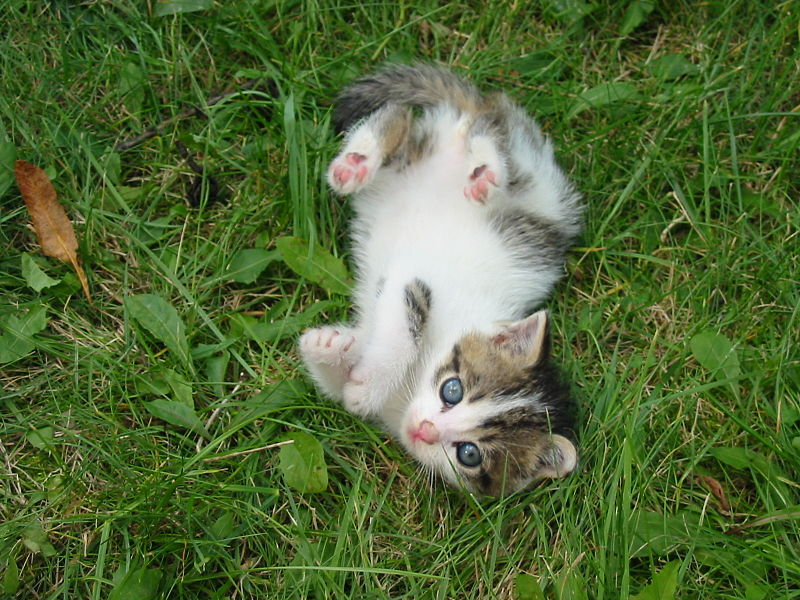
%> input picture course/git_cg/hw0/images/part0/kitten.jpg, 800 x 600 px
$ octave --eval "result = fv_color('../../git_cg/hw0/images/part0/kitten.jpg');"   (GNU Octave 9; MATLAB toolbox functions it lacks are replaced by stand-ins)
%> lines starting %> are read from the running program, lines starting %| are printed output that depends on the picture
function fv = fv_color(imagename)
%> called with imagename = '../../git_cg/hw0/images/part0/kitten.jpg'
% Read an image and return its color features
rgb = imread(imagename);
%> rgb is the input picture: size 600x800x3 uint8; mean R, G, B 82.6, 104.4, 55.8
[nrow, ncolumn, nspace] = size(rgb);
%> nrow = 600; ncolumn = 800; nspace = 3
hsv = rgb2hsv(rgb);
%> hsv: size 600x800x3 double; mean H, S, V 0.245, 0.566, 0.414
frame(:,:) = floor(hsv(:,:,1)*18)*9 + floor(hsv(:,:,2)*3)*3 + floor(hsv(:,:,3)*3);
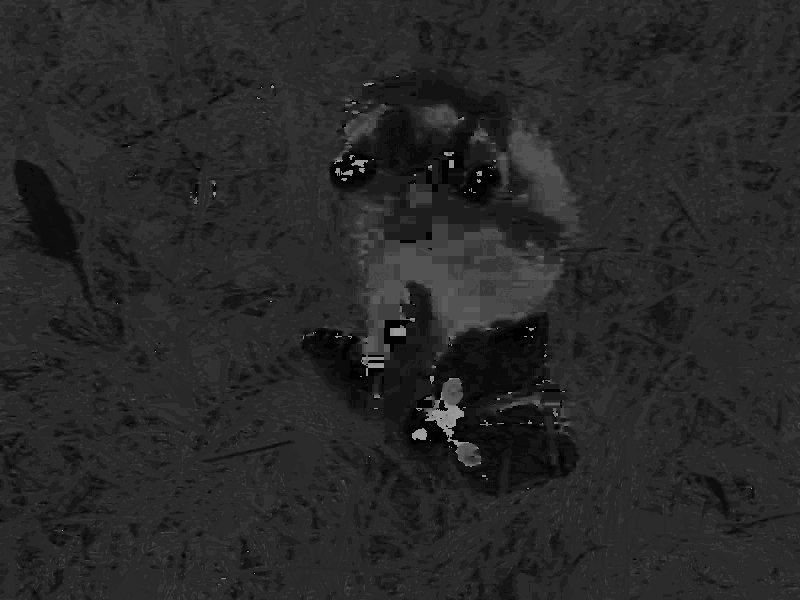
%> frame: size 600x800 double; min 0, max 158, mean 39.7
fv = hist(reshape(frame, 1, nrow*ncolumn), 0:162) ./ (nrow*ncolumn);
%> fv = 163 values, max 0.191 at index 41, min 0 at index 9, mean 0.00613
%> `result = fv_color('../../git_cg/hw0/images/part0/kitten.jpg');`: result has the same summary as fv in fv_color
